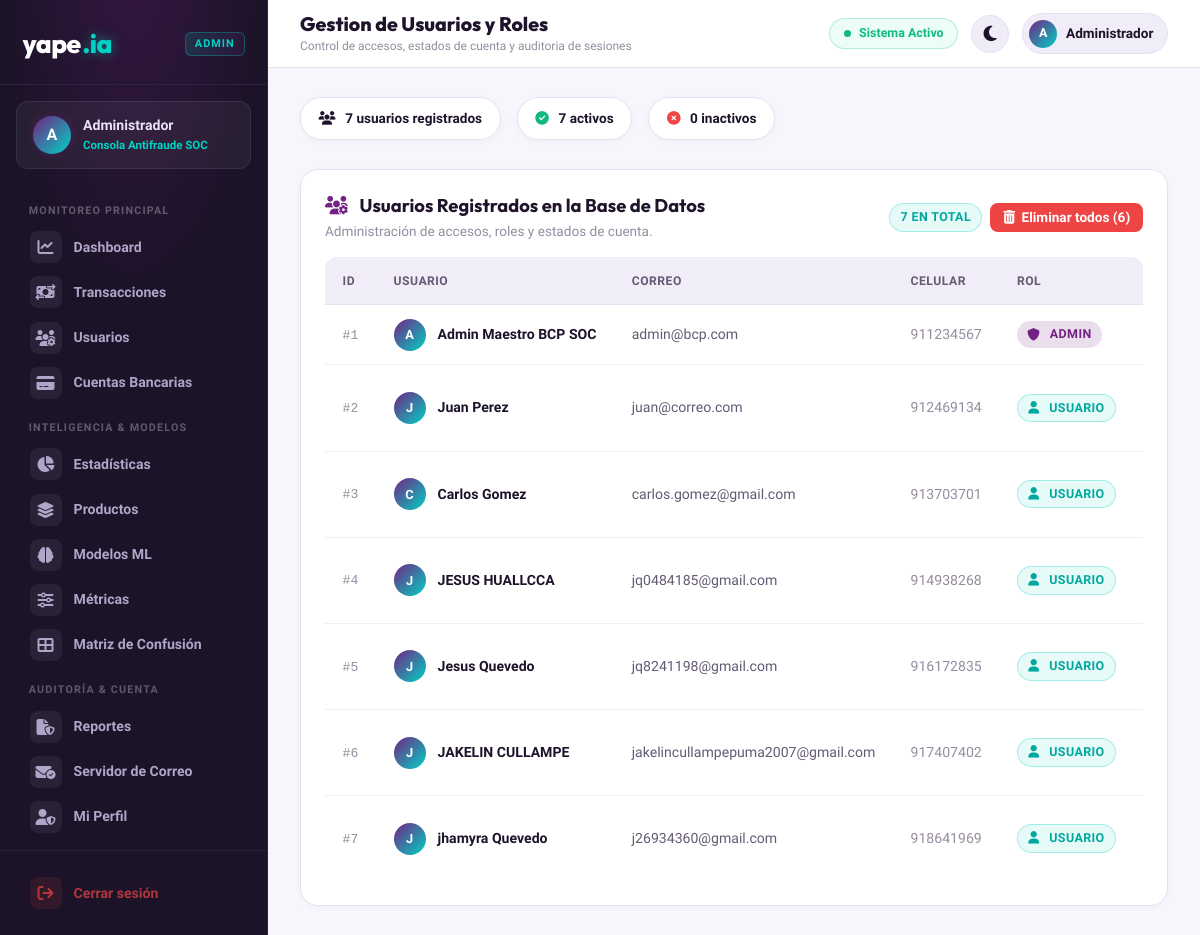
/admin/usuarios (signed in), run on the app's committed database.
### tables this page shows
CREATE TABLE usuarios (
            id_usuario INTEGER PRIMARY KEY AUTOINCREMENT,
            nombre TEXT NOT NULL,
            apellido TEXT NOT NULL,
            correo TEXT NOT NULL UNIQUE,
            password TEXT NOT NULL,
            tipo_usuario TEXT NOT NULL DEFAULT 'USUARIO'
                CHECK(tipo_usuario IN ('ADMIN', 'USUARIO')),
            estado TEXT NOT NULL DEFAULT 'ACTIVO'
                CHECK(estado IN ('ACTIVO', 'INACTIVO')),
            fecha_registro DATETIME DEFAULT CURRENT_TIMESTAMP
        );

### administrador/blueprint.py (the view)
    @bp.route("/usuarios")
    @admin_guard
    def admin_usuarios():
        usuarios = data_provider.get_users()
        return render_template(
            "administrador/usuarios.html",
            usuarios=usuarios,
            active_page="admin_usuarios"
        )

### administrador/data_provider.py (called while the page is built)
    def _conectar(self):
        conn = sqlite3.connect(self.db_path, timeout=10)
        conn.row_factory = sqlite3.Row
        conn.execute("PRAGMA foreign_keys = ON")
        return conn

    def get_users(self) -> List[Dict[str, Any]]:
        try:
            con = self._conectar()
            query = """
                SELECT u.id_usuario, u.nombre, u.apellido, u.correo, u.tipo_usuario, u.estado, u.fecha_registro,
                       COUNT(t.id_transaccion) AS total_transacciones
                FROM usuarios u
                LEFT JOIN transacciones t ON u.id_usuario = t.id_usuario
                GROUP BY u.id_usuario
                ORDER BY u.id_usuario ASC
            """
            rows = con.execute(query).fetchall()
            con.close()
            usuarios = []
            for r in rows:
                d = dict(r)
                d["telefono"] = f"9{d['id_usuario'] * 1234567 % 89999999 + 10000000}"
                usuarios.append(d)
            return usuarios
        except Exception:
            return self._mock_fallback.get_users()

### administrador/templates/administrador/usuarios.html (shortened to what this page needs)
{% extends "administrador/layout_admin.html" %}
{% block admin_title %}Gestion de Usuarios y Roles{% endblock %}
{% block admin_subtitle %}Control de accesos, estados de cuenta y auditoria de sesiones{% endblock %}
{% block admin_content %}
<div class="stats-row">
  <div class="stat-pill">
    <span class="stat-pill-icon"><i class="fa-solid fa-users"></i></span>
    <span>{{ usuarios|length }} usuarios registrados</span>
  </div>
  <div class="stat-pill">
    <span class="stat-pill-icon" style="color:var(--color-success)"><i class="fa-solid fa-circle-check"></i></span>
    <span>{{ usuarios | selectattr('estado', 'equalto', 'ACTIVO') | list | length }} activos</span>
  </div>
  <div class="stat-pill">
    <span class="stat-pill-icon" style="color:var(--color-danger)"><i class="fa-solid fa-circle-xmark"></i></span>
    <span>{{ usuarios | selectattr('estado', 'equalto', 'INACTIVO') | list | length }} inactivos</span>
  </div>
</div>
<div class="card">
  <div class="card-header">
    <div>
      <h3 class="card-title"><i class="fa-solid fa-users-gear" style="color:var(--color-primary);margin-right:8px"></i> Usuarios Registrados en la Base de Datos</h3>
      <p style="font-size:.85rem;color:var(--text-muted);margin-top:.25rem">
        Administración de accesos, roles y estados de cuenta.
      </p>
    </div>
    <div style="display:flex;gap:.5rem;align-items:center">
      <span class="badge badge-accent">{{ usuarios|length }} en total</span>
      {% set non_admins = usuarios | rejectattr('tipo_usuario', 'equalto', 'ADMIN') | list %}
      {% if non_admins %}
      <button type="button" class="btn btn-sm btn-danger"
        style="display:flex;align-items:center;gap:.4rem"
        onclick="confirmarEliminarTodos()">
        <i class="fa-solid fa-trash-can"></i> Eliminar todos ({{ non_admins|length }})
      </button>
      {% endif %}
    </div>
  </div>
  <div class="table-responsive">
    <table class="data-table">
      <thead>
        <tr>
          <th>ID</th>
          <th>Usuario</th>
          <th>Correo</th>
          <th>Celular</th>
          <th>Rol</th>
          <th>Estado</th>
        </tr>
      </thead>
      <tbody>
        {% for u in usuarios %}
        <tr>
          <td><code style="font-size:.82rem;color:var(--text-muted)">#{{ u.id_usuario }}</code></td>
          <td>
            <div class="user-cell">
              <div class="user-avatar-sm">{{ u.nombre[0] | upper }}</div>
              <div class="user-cell-info">
                <strong>{{ u.nombre }} {{ u.apellido }}</strong>
              </div>
            </div>
          </td>
          <td style="color:var(--text-secondary)">{{ u.correo }}</td>
          <td style="color:var(--text-muted)">{{ u.telefono or '—' }}</td>
          <td>
            {% if u.tipo_usuario == 'ADMIN' %}
              <span class="badge" style="background:rgba(116,34,132,.15);color:var(--color-primary);border-color:var(--color-primary-glow)"><i class="fa-solid fa-shield" style="margin-right:4px"></i> ADMIN</span>
            {% else %}
              <span class="badge badge-accent"><i class="fa-solid fa-user" style="margin-right:4px"></i> USUARIO</span>
            {% endif %}
          </td>
          <td>
          </td>
        </tr>
        {% endfor %}
      </tbody>
    </table>
  </div>
</div>
{% endblock %}

### administrador/templates/administrador/layout_admin.html (shortened to what this page needs)
{% extends "base.html" %}
{% block extra_css %}
<link rel="stylesheet" href="{{ url_for('static', filename='css/admin.css') }}">
{% endblock %}
{% block content %}
<div class="admin-layout">
  <aside class="admin-sidebar" id="admin-sidebar">
    <div class="sidebar-header">
      <div class="sidebar-logo">
        yape<span class="ia-badge">.ia</span>
      </div>
      <div class="sidebar-admin-tag">ADMIN</div>
    </div>
    <a href="{{ url_for('admin_perfil') }}" class="sidebar-profile" style="text-decoration: none; color: inherit;" title="Ver mi Perfil de Administrador">
      <div class="sidebar-profile-avatar">
        {{ (admin_nombre or 'A')[0] | upper }}
      </div>
      <div class="sidebar-profile-info">
        <div class="sidebar-profile-name">{{ admin_nombre or 'Administrador' }}</div>
        <div class="sidebar-profile-role">Consola Antifraude SOC</div>
      </div>
    </a>
    <nav class="sidebar-nav">
      <div class="nav-section-title">Monitoreo Principal</div>
      <a href="{{ url_for('admin_dashboard') }}" class="sidebar-link {% if request.endpoint == 'admin_dashboard' %}active{% endif %}" id="link-dashboard">
        <span class="link-icon"><i class="fa-solid fa-chart-line"></i></span>
        <span>Dashboard</span>
      </a>
      <a href="{{ url_for('admin_transacciones') }}" class="sidebar-link {% if request.endpoint == 'admin_transacciones' %}active{% endif %}" id="link-transacciones">
        <span class="link-icon"><i class="fa-solid fa-money-bill-transfer"></i></span>
        <span>Transacciones</span>
      </a>
      <a href="{{ url_for('admin_usuarios') }}" class="sidebar-link {% if request.endpoint == 'admin_usuarios' %}active{% endif %}" id="link-usuarios">
        <span class="link-icon"><i class="fa-solid fa-users-gear"></i></span>
        <span>Usuarios</span>
      </a>
      <a href="{{ url_for('admin_cuentas') }}" class="sidebar-link {% if active_page == 'admin_cuentas' %}active{% endif %}" id="link-cuentas">
        <span class="link-icon"><i class="fa-solid fa-credit-card"></i></span>
        <span>Cuentas Bancarias</span>
      </a>
      <div class="nav-section-title">Inteligencia & Modelos</div>
      <a href="{{ url_for('admin_estadisticas') }}" class="sidebar-link {% if request.endpoint == 'admin_estadisticas' %}active{% endif %}" id="link-estadisticas">
        <span class="link-icon"><i class="fa-solid fa-chart-pie"></i></span>
        <span>Estadísticas</span>
      </a>
      <a href="{{ url_for('admin_productos') }}" class="sidebar-link {% if request.endpoint == 'admin_productos' %}active{% endif %}" id="link-productos">
        <span class="link-icon"><i class="fa-solid fa-layer-group"></i></span>
        <span>Productos</span>
      </a>
      <a href="{{ url_for('admin_modelos') }}" class="sidebar-link {% if request.endpoint == 'admin_modelos' %}active{% endif %}" id="link-modelos">
        <span class="link-icon"><i class="fa-solid fa-brain"></i></span>
        <span>Modelos ML</span>
      </a>
      <a href="{{ url_for('admin_metricas') }}" class="sidebar-link {% if request.endpoint == 'admin_metricas' %}active{% endif %}" id="link-metricas">
        <span class="link-icon"><i class="fa-solid fa-sliders"></i></span>
        <span>Métricas</span>
      </a>
      <a href="{{ url_for('admin_matrices') }}" class="sidebar-link {% if request.endpoint == 'admin_matrices' %}active{% endif %}" id="link-matrices">
        <span class="link-icon"><i class="fa-solid fa-table-cells-large"></i></span>
        <span>Matriz de Confusión</span>
      </a>
      <div class="nav-section-title">Auditoría & Cuenta</div>
      <a href="{{ url_for('admin_reportes') }}" class="sidebar-link {% if request.endpoint == 'admin_reportes' %}active{% endif %}" id="link-reportes">
        <span class="link-icon"><i class="fa-solid fa-file-shield"></i></span>
        <span>Reportes</span>
      </a>
      <a href="{{ url_for('admin_config_correo') }}" class="sidebar-link {% if request.endpoint == 'admin_config_correo' or active_page == 'admin_config_correo' %}active{% endif %}" id="link-config-correo">
        <span class="link-icon"><i class="fa-solid fa-envelope-circle-check"></i></span>
        <span>Servidor de Correo</span>
      </a>
      <a href="{{ url_for('admin_perfil') }}" class="sidebar-link {% if request.endpoint == 'admin_perfil' or active_page == 'admin_perfil' %}active{% endif %}" id="link-sidebar-perfil">
        <span class="link-icon"><i class="fa-solid fa-user-shield"></i></span>
        <span>Mi Perfil</span>
      </a>
    </nav>
    <div class="sidebar-footer">
      <a href="/admin/logout" class="sidebar-link logout" id="link-logout" title="Cerrar sesión administrativa">
        <span class="link-icon"><i class="fa-solid fa-arrow-right-from-bracket"></i></span>
        <span>Cerrar sesión</span>
      </a>
    </div>
  </aside>
  <div class="admin-main">
    <header class="admin-navbar">
      <div class="navbar-left">
        <div class="page-title-wrapper">
          <h1 class="page-title">{% block admin_title %}Panel Antifraude{% endblock %}</h1>
          <span class="page-subtitle">{% block admin_subtitle %}yape.ia &mdash; Sistema de Deteccion de Fraude{% endblock %}</span>
        </div>
      </div>
      <div class="navbar-right">
        <div class="live-indicator">
          <span class="live-dot"></span>
          <span>Sistema Activo</span>
        </div>
        <button type="button" class="theme-toggle-btn" aria-label="Cambiar tema">
          <span class="theme-icon"></span>
        </button>
        <a href="{{ url_for('admin_perfil') }}" class="admin-badge" id="admin-badge-profile" title="Ver mi Perfil de Administrador" style="text-decoration: none; color: inherit;">
          <div class="admin-badge-avatar">{{ (admin_nombre or 'A')[0] | upper }}</div>
          <span style="font-weight: 700;">{{ admin_nombre or 'Administrador BCP' }}</span>
        </a>
      </div>
    </header>
    <main class="admin-content">
      {% block admin_content %}{% endblock %}
    </main>
  </div>
</div>
{% endblock %}

### administrador/templates/base.html (shortened to what this page needs)
<!DOCTYPE html>
<html lang="es" data-theme="{{ session.get('tema', 'light') }}">
<head>
  <link rel="stylesheet" href="{{ url_for('static', filename='css/base.css') }}?v=5.0">
  <link rel="stylesheet" href="https://cdnjs.cloudflare.com/ajax/libs/font-awesome/6.5.1/css/all.min.css">
  {% block extra_css %}{% endblock %}
</head>
<body>
  {% block content %}{% endblock %}
</body>
</html>

### administrador/static/css/base.css (style rules this page uses)
:root { --bg-primary: #f7f6fc; --bg-secondary: #ffffff; --bg-tertiary: #f0edf9; --bg-card: #ffffff; --bg-card-hover: #faf9fd; --color-primary: #742284; --color-primary-hover: #5d1a6b; --color-primary-light: #f0edf9; --color-primary-glow: rgba(116, 34, 132, 0.18); --color-accent: #00d2c4; --color-accent-dark: #00a89d; --color-accent-light: #e6faf8; --color-success: #10b981; --color-success-bg: #ecfdf5; --color-warning: #f59e0b; --color-warning-bg: #fffbeb; --color-danger: #ef4444; --color-danger-bg: #fef2f2; --color-info: #3b82f6; --color-info-bg: #eff6ff; --text-primary: #1e132b; --text-secondary: #645a73; --text-muted: #968c9f; --text-inverse: #ffffff; --border-color: #e5e0f0; --border-color-light: #f1ecf9; --border-focus: #742284; --sidebar-bg: #1c1328; --sidebar-text: #e9e4f2; --sidebar-active: #742284; --sidebar-hover: #2a1e3b; --sidebar-border: #2e2340; --shadow-sm: 0 2px 6px rgba(116, 34, 132, 0.04); --shadow-md: 0 4px 16px rgba(116, 34, 132, 0.08); --shadow-lg: 0 10px 30px rgba(116, 34, 132, 0.12); --shadow-glow: 0 0 20px rgba(116, 34, 132, 0.25); --radius-sm: 8px; --radius-md: 12px; --radius-lg: 18px; --radius-full: 9999px; --transition: all 0.25s cubic-bezier(0.4, 0, 0.2, 1); --font-main: 'Plus Jakarta Sans', system-ui, -apple-system, sans-serif; --font-heading: 'Outfit', 'Plus Jakarta Sans', sans-serif; }
*, *::before, *::after { box-sizing: border-box; margin: 0; padding: 0; }
html { font-size: 16px; scroll-behavior: smooth; }
body { font-family: var(--font-main); background-color: var(--bg-primary); color: var(--text-primary); line-height: 1.5; transition: background-color 0.3s ease, color 0.3s ease; min-height: 100vh; -webkit-font-smoothing: antialiased; -moz-osx-font-smoothing: grayscale; }
h1, h2, h3, h4, h5, h6 { font-family: var(--font-heading); color: var(--text-primary); font-weight: 700; line-height: 1.25; }
a { color: var(--color-primary); text-decoration: none; transition: var(--transition); }
button, input, select, textarea { font-family: inherit; font-size: 1rem; }
button { cursor: pointer; border: none; background: none; }
.btn { display: inline-flex; align-items: center; justify-content: center; gap: 0.5rem; padding: 0.75rem 1.4rem; border-radius: var(--radius-md); font-weight: 600; font-size: 0.95rem; transition: var(--transition); text-decoration: none; white-space: nowrap; }
.btn-danger { background: var(--color-danger); color: #ffffff; }
.btn-sm { padding: 0.4rem 0.8rem; font-size: 0.85rem; border-radius: var(--radius-sm); }
.theme-toggle-btn { display: inline-flex; align-items: center; justify-content: center; width: 42px; height: 42px; border-radius: var(--radius-full); background: var(--bg-tertiary); border: 1px solid var(--border-color); color: var(--text-primary); font-size: 1.2rem; transition: var(--transition); }
.card { background: var(--bg-card); border: 1px solid var(--border-color); border-radius: var(--radius-lg); padding: 1.5rem; box-shadow: var(--shadow-sm); transition: var(--transition); }
.card-header { display: flex; align-items: center; justify-content: space-between; margin-bottom: 1rem; }
.card-title { font-size: 1.15rem; font-weight: 700; color: var(--text-primary); }
.badge { display: inline-flex; align-items: center; gap: 0.35rem; padding: 0.25rem 0.65rem; border-radius: var(--radius-full); font-size: 0.78rem; font-weight: 700; text-transform: uppercase; letter-spacing: 0.4px; }
.badge-accent { background: var(--color-accent-light); color: var(--color-accent-dark); border: 1px solid rgba(0, 210, 196, 0.3); }

### data on the page
usuarios: id_usuario "1", nombre "A", nombre "Admin Maestro", apellido "BCP SOC", correo "admin@bcp.com", telefono "911234567", tipo_usuario "ADMIN" (drawn)
usuarios: id_usuario "2", nombre "J", nombre "Juan", apellido "Perez", correo "juan@correo.com", telefono "912469134", tipo_usuario "USUARIO" (drawn)
usuarios: id_usuario "3", nombre "C", nombre "Carlos", apellido "Gomez", correo "carlos.gomez@gmail.com", telefono "913703701", tipo_usuario "USUARIO" (drawn)
usuarios: id_usuario "4", nombre "J", nombre "JESUS", apellido "HUALLCCA", correo "jq0484185@gmail.com", telefono "914938268", tipo_usuario "USUARIO" (drawn)
usuarios: id_usuario "5", nombre "J", nombre "Jesus", apellido "Quevedo", correo "jq8241198@gmail.com", telefono "916172835", tipo_usuario "USUARIO" (drawn)
usuarios: id_usuario "6", nombre "J", nombre "JAKELIN", apellido "CULLAMPE", correo "jakelincullampepuma2007@gmail.com", telefono "917407402", tipo_usuario "USUARIO" (drawn)
usuarios: id_usuario "7", nombre "J", nombre "jhamyra", apellido "Quevedo", correo "j26934360@gmail.com", telefono "918641969", tipo_usuario "USUARIO" (drawn)

### other printed values
{{ (admin_nombre or 'A')[0] | upper }} "A"
{{ admin_nombre or 'Administrador' }} "Administrador"
{{ admin_nombre or 'Administrador BCP' }} "Administrador"
{{ usuarios|length }} "7"
{{ usuarios | selectattr('estado', 'equalto', 'ACTIVO') | list | length }} "7"
{{ usuarios | selectattr('estado', 'equalto', 'INACTIVO') | list | length }} "0"
{{ non_admins|length }} "6"
